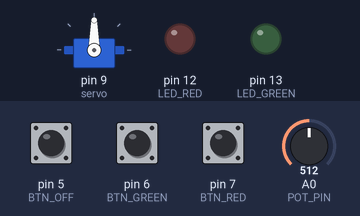
Simulated run of this program. Board: Arduino Uno, built with avr-gcc and run on an emulated ATmega328P. Parts: servo, output pins drawn as LEDs (lit = HIGH). The test bench sets the inputs (shaded band); at power-on: pin 5 (BTN_OFF) HIGH, pin 6 (BTN_GREEN) HIGH, A0 (POT_PIN) = 512, pin 7 (BTN_RED) HIGH.

Above: at 1.2 s.
1.3 s: pin 5 (BTN_OFF) pulled LOW for 0.15 s
4.3 s: pin 6 (BTN_GREEN) pulled LOW for 3.2 s
At 8.8 s:
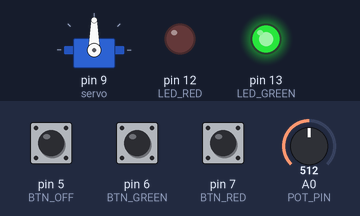
9.0 s: A0 (POT_PIN) set to 306
At 9.9 s:
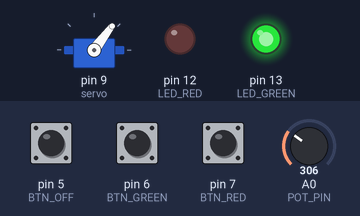
10.5 s: pin 7 (BTN_RED) pulled LOW for 0.15 s
At 13.4 s:
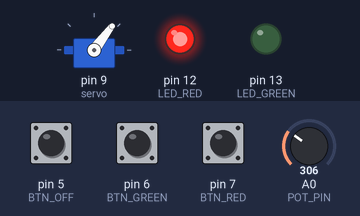
13.6 s: pin 6 (BTN_GREEN) pulled LOW for 0.15 s
At 15.6 s:
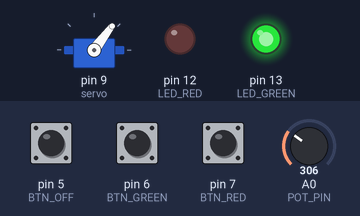
16.6 s: A0 (POT_PIN) set to 1023
At 17.4 s:
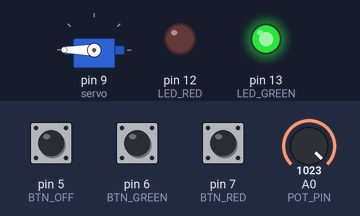
Timing chart, 0 to 19.1 s (numbered marks = the images above; inputs shaded):
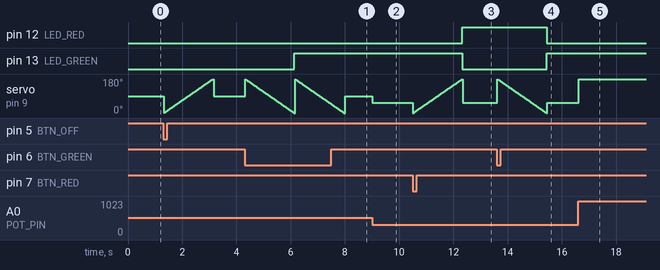

Measured:
- after the input at 4.3 s, pin 13 (LED_GREEN): LOW → HIGH after 1.8 s
- after the input at 9.0 s, servo on pin 9 (servo): 90° → 53° at once
- after the input at 10.5 s, pin 12 (LED_RED): LOW → HIGH after 1.8 s; pin 13 (LED_GREEN): HIGH → LOW after 1.8 s
- after the input at 13.6 s, pin 12 (LED_RED): HIGH → LOW after 1.8 s; pin 13 (LED_GREEN): LOW → HIGH after 1.8 s
- after the input at 16.6 s, servo on pin 9 (servo): 53° → 180° at once

The program:

main.cpp
```cpp
#include <Arduino.h>
#include <Servo.h>
Servo servo;

#define BTN_RED 7
#define BTN_GREEN 6
#define LED_GREEN 13
#define LED_RED 12
#define BTN_OFF 5
#define POT_PIN A0

void setup()
{
    pinMode(BTN_RED, INPUT_PULLUP);
    pinMode(BTN_GREEN, INPUT_PULLUP);
    pinMode(BTN_OFF, INPUT_PULLUP);
    pinMode(LED_GREEN, OUTPUT);
    pinMode(LED_RED, OUTPUT);
}

void turnOffLeds()
{
    for (int angle = 0; angle <= 180; angle++)
    {
        servo.write(angle);
        delay(10);
    }
    servo.detach();
    digitalWrite(LED_RED, LOW);
    digitalWrite(LED_GREEN, LOW);
}

void turnServoClockwise()
{
    if (digitalRead(BTN_RED) == LOW)
    {
        for (int angle = 0; angle <= 180; angle++)
        {
            servo.write(angle);
            delay(10);
        }
        digitalWrite(LED_RED, HIGH);
        digitalWrite(LED_GREEN, LOW);
        servo.detach();
    }
}

void turnServoAntiClockwise()
{
    if (digitalRead(BTN_GREEN) == LOW)
    {
        for (int angle = 180; angle >= 0; angle--)
        {
            servo.write(angle);
            delay(10);
        }
        digitalWrite(LED_RED, LOW);
        digitalWrite(LED_GREEN, HIGH);
        servo.detach();
    }
}

void turnOff()
{
    if (digitalRead(BTN_OFF) == LOW)
    {
        if (servo.read() == 0)
        {
            turnOffLeds();
        }
        else
        {
            turnServoClockwise();
            turnOffLeds();
        }
    }
}

void potServo()
{
    int pot_val;
    pot_val = analogRead(POT_PIN);
    pot_val = map(pot_val, 0, 1023, 0, 180);
    servo.write(pot_val);
    delay(15);
}


void loop()
{
    servo.attach(9);
    turnServoClockwise();
    turnServoAntiClockwise();
    turnOff();
    potServo();
}
```
